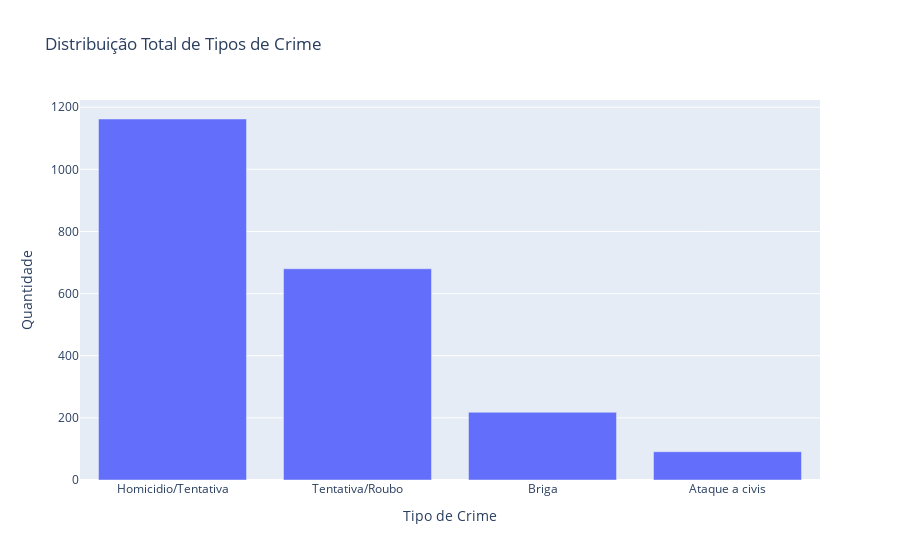

Notebook code for this chart:
### Code cell
# Distribuição geral dos tipos de crime
crime_counts = df1['crimeType'].value_counts().reset_index()
crime_counts.columns = ['crimeType', 'count']
px.bar(crime_counts, x='crimeType', y='count', 

       title='Distribuição Total de Tipos de Crime',       labels={'crimeType': 'Tipo de Crime', 'count': 'Quantidade'})

### Figure 1 — Plotly figure (JSON) as saved in the notebook; plotly's stock layout.template omitted (floating-point values rounded to 4 significant figures)
{"data": [{"hovertemplate": "Tipo de Crime=%{x}<br>Quantidade=%{y}<extra></extra>", "legendgroup": "", "marker": {"color": "#636efa", "pattern": {"shape": ""}}, "name": "", "orientation": "v", "showlegend": false, "textposition": "auto", "type": "bar", "x": ["Homicidio/Tentativa", "Tentativa/Roubo", "Briga", "Ataque a civis"], "xaxis": "x", "y": [1162, 680, 218, 91], "yaxis": "y"}], "layout": {"barmode": "relative", "legend": {"tracegroupgap": 0}, "title": {"text": "Distribuição Total de Tipos de Crime"}, "xaxis": {"anchor": "y", "domain": [0, 1], "title": {"text": "Tipo de Crime"}}, "yaxis": {"anchor": "x", "domain": [0, 1], "title": {"text": "Quantidade"}}}}
